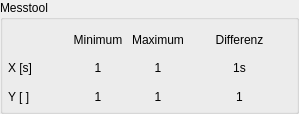
<?xml version="1.0" encoding="UTF-8"?>
<ui version="4.0">
 <class>Dialog</class>
 <widget class="QDialog" name="Dialog">
  <property name="geometry">
   <rect>
    <x>0</x>
    <y>0</y>
    <width>299</width>
    <height>114</height>
   </rect>
  </property>
  <property name="windowTitle">
   <string>Dialog</string>
  </property>
  <layout class="QVBoxLayout" name="verticalLayout">
   <property name="leftMargin">
    <number>0</number>
   </property>
   <property name="topMargin">
    <number>0</number>
   </property>
   <property name="rightMargin">
    <number>0</number>
   </property>
   <property name="bottomMargin">
    <number>0</number>
   </property>
   <item>
    <widget class="QGroupBox" name="groupBox">
     <property name="title">
      <string>Messtool</string>
     </property>
     <property name="checkable">
      <bool>false</bool>
     </property>
     <layout class="QVBoxLayout" name="verticalLayout_8">
      <property name="leftMargin">
       <number>0</number>
      </property>
      <property name="topMargin">
       <number>5</number>
      </property>
      <property name="rightMargin">
       <number>0</number>
      </property>
      <property name="bottomMargin">
       <number>0</number>
      </property>
      <item>
       <layout class="QGridLayout" name="gridLayout">
        <property name="leftMargin">
         <number>5</number>
        </property>
        <property name="rightMargin">
         <number>5</number>
        </property>
        <property name="spacing">
         <number>0</number>
        </property>
        <item row="0" column="2">
         <widget class="QLabel" name="label_8">
          <property name="text">
           <string>Minimum</string>
          </property>
          <property name="alignment">
           <set>Qt::AlignCenter</set>
          </property>
         </widget>
        </item>
        <item row="2" column="1">
         <widget class="QLabel" name="label_7">
          <property name="text">
           <string>Y [ ]</string>
          </property>
         </widget>
        </item>
        <item row="1" column="3">
         <widget class="QLabel" name="ROIXMaxLabel">
          <property name="text">
           <string>1</string>
          </property>
          <property name="alignment">
           <set>Qt::AlignCenter</set>
          </property>
         </widget>
        </item>
        <item row="1" column="1">
         <widget class="QLabel" name="label_6">
          <property name="text">
           <string>X [s]</string>
          </property>
         </widget>
        </item>
        <item row="2" column="2">
         <widget class="QLabel" name="ROIYMinLabel">
          <property name="text">
           <string>1</string>
          </property>
          <property name="alignment">
           <set>Qt::AlignCenter</set>
          </property>
         </widget>
        </item>
        <item row="0" column="3">
         <widget class="QLabel" name="label_9">
          <property name="text">
           <string>Maximum</string>
          </property>
          <property name="alignment">
           <set>Qt::AlignCenter</set>
          </property>
         </widget>
        </item>
        <item row="1" column="2">
         <widget class="QLabel" name="ROIXMinLabel">
          <property name="text">
           <string>1</string>
          </property>
          <property name="alignment">
           <set>Qt::AlignCenter</set>
          </property>
         </widget>
        </item>
        <item row="2" column="3">
         <widget class="QLabel" name="ROIYMaxLabel">
          <property name="text">
           <string>1</string>
          </property>
          <property name="alignment">
           <set>Qt::AlignCenter</set>
          </property>
         </widget>
        </item>
        <item row="0" column="4">
         <widget class="QLabel" name="label_10">
          <property name="text">
           <string>Differenz</string>
          </property>
          <property name="alignment">
           <set>Qt::AlignCenter</set>
          </property>
         </widget>
        </item>
        <item row="2" column="4">
         <widget class="QLabel" name="ROIAmplitudeLabel">
          <property name="minimumSize">
           <size>
            <width>103</width>
            <height>0</height>
           </size>
          </property>
          <property name="text">
           <string>1</string>
          </property>
          <property name="alignment">
           <set>Qt::AlignCenter</set>
          </property>
         </widget>
        </item>
        <item row="1" column="4">
         <widget class="QLabel" name="ROIDurationLabel">
          <property name="text">
           <string>1s</string>
          </property>
          <property name="alignment">
           <set>Qt::AlignCenter</set>
          </property>
         </widget>
        </item>
       </layout>
      </item>
     </layout>
    </widget>
   </item>
  </layout>
 </widget>
 <resources/>
 <connections/>
</ui>
